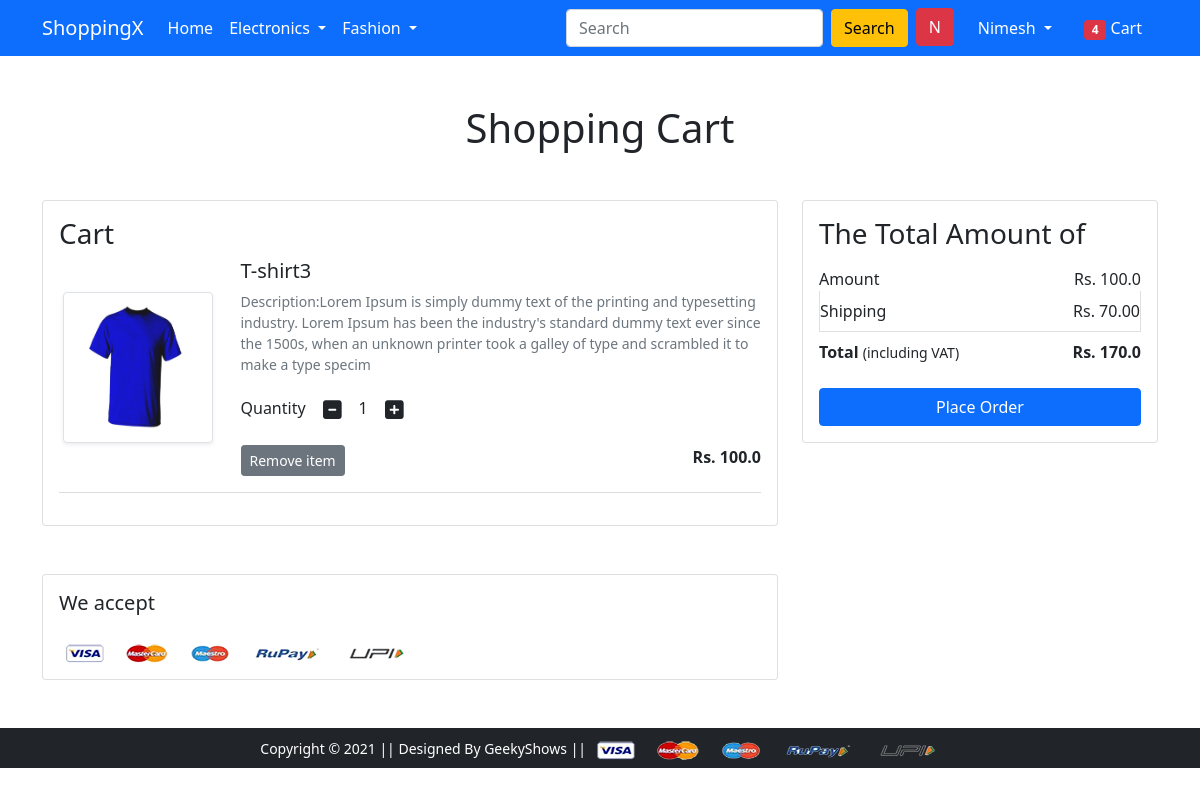
The app's page /cart/ (signed in) with its own data.
### app/models.py (models this page shows, shortened)
class Cart(models.Model):
	user = models.ForeignKey(User,on_delete=models.CASCADE)
	product = models.ForeignKey(Product, on_delete=models.CASCADE)
	quantity = models.PositiveIntegerField(default = 1)
	def __str__(self):
		return str(self.id)

class Product(models.Model):
	title = models.CharField(max_length = 100)
	selling_price = models.FloatField()
	discounted_price = models.FloatField()
	description = models.TextField()
	brand = models.CharField(max_length = 100)
	category = models.CharField(max_length = 2, choices = CATEGORY)
	product_image = models.ImageField(upload_to = 'prodimg')

### app/views.py (the view)
# urls.py: path('cart/', views.show_cart, name='show-cart'),
@login_required(login_url='/login/')
def show_cart(request):
    if request.user.is_authenticated:
        user = request.user
        cart = Cart.objects.filter(user=user)
        amount = 0.0
        shipping_amount = 70.0
        total_amount = 0.0
        cart_product =[p for p in Cart.objects.all() if p.user == user]
        print(cart_product)
        if cart_product:
            for p in cart_product:
                tempamount = (p.quantity *p.product.discounted_price)
                amount += tempamount
                total_amount = amount+shipping_amount
            return render(request,'app/addtocart.html',{'cart':cart,'amount':amount,'total_amount':total_amount})
        else:
            return render(request,'app/emptycart.html')

### app/templates/app/addtocart.html (shortened to what this page needs)
{% extends 'app/base.html' %}
{% load static %}
{% block main-content %}
<div class="container my-5">
 <div class="row">
  <h1 class="text-center mb-5">Shopping Cart</h1>
  <div class="col-sm-8">
  <div class="card">
   <div class="card-body">
    <h3>Cart</h3>
    {% for cart in cart %}
    <div class="row">
     <div class="col-sm-3 text-center align-self-center"><img src="{{ cart.product.product_image.url }}" alt="" srcset="" class="img-fluid img-thumbnail shadow-sm" height="150" width="150"> </div>
     <div class="col-sm-9">
      <div>
       <h5> {{cart.product.title}}</h5>
       <p class="mb-2 text-muted small">Description:{{cart.product.description}} </p>
       <div class="my-3">
        <label for="quantity">Quantity</label>
        <a class="minus-cart btn" pid = "{{cart.product.id}}"><i class="fas fa-minus-square fa-lg"></i></a>
          <span id="quantity">{{cart.quantity}}</span>
        <a class="plus-cart btn" pid = "{{cart.product.id}}"><i class="fas fa-plus-square fa-lg"></i></a>
       </div>
       <div class="d-flex justify-content-between">
        <a href="#" class=" remove-cart btn btn-sm btn-secondary mr-3" pid = "{{cart.product.id}}">Remove item </a>
        <p class="mb-0"><span><strong>Rs. {{cart.product.discounted_price}}</strong></span></p>
       </div>
      </div>
     </div>
    </div>
    <hr class="text-muted">
    {% endfor %}
   </div>
   </div>
  </div>
  <div class="col-sm-4">
   <div class="card">
    <div class="card-body">
      <h3>The Total Amount of</h3>
      <ul class="list-group">
       <li class="list-group-item d-flex justify-content-between align-items-center border-0 px-0 pb-0">Amount<span>Rs. <span id="amount">{{amount}}</span></span></li>
       <li class="list-group-item d-flex justify-content-between align-items-center px-0">Shipping<span>Rs. 70.00</span></li>
       <li class="list-group-item d-flex justify-content-between align-items-center border-0 px-0 mb-3">
        <div>
           <strong>Total</strong> <small>(including VAT)</small>
         </div>
         <span><strong>Rs. <strong id = "totalamount">{{total_amount}}</strong></strong></span>
       </li>
      </ul>
      <div class="d-grid"><a href="{% url 'checkout' %}" class="btn btn-primary">Place Order</a></div>
    </div>
   </div>
  </div>
 </div>
</div>
<div class="container">
 <div class="row">
  <div class="col-sm-8">
   <div class="card">
    <div class="card-body">
      <h5 class="mb-4">We accept</h5>
      <img src="{% static 'app/images/payment.png' %}" alt="" class="img-fluid">
    </div>
  </div>
  </div>
 </div>
</div>
{% endblock main-content %}

### app/templates/app/base.html (shortened to what this page needs)
<!doctype html>
{% load static %}
<html lang="en">
  <head>
    <link href="https://cdn.jsdelivr.net/npm/bootstrap@5.0.0-beta1/dist/css/bootstrap.min.css" rel="stylesheet">
    <link rel="stylesheet" href="{% static 'app/css/owl.carousel.min.css' %}">
    <link rel="stylesheet" href="{% static 'app/css/all.min.css' %}">
    <link rel="stylesheet" href="{% static 'app/css/style.css' %}">
  </head>
  <body>
    <nav class="navbar navbar-expand-lg navbar-dark bg-primary">
     <div class="container">
       <a class="navbar-brand" href="/">ShoppingX</a>
       <div class="collapse navbar-collapse" id="navbarSupportedContent">
         <ul class="navbar-nav me-auto mb-2 mb-lg-0">
           <li class="nav-item">
             <a class="nav-link active" aria-current="page" href="/">Home</a>
           </li>
           <li class="nav-item dropdown">
             <a class="nav-link dropdown-toggle text-white" href="#" id="electronicsDropdown" role="button" data-bs-toggle="dropdown" aria-expanded="false">
               Electronics
             </a>
           </li>
           <li class="nav-item dropdown">
             <a class="nav-link dropdown-toggle text-white" href="#" id="fashionDropdown" role="button" data-bs-toggle="dropdown" aria-expanded="false">
               Fashion
             </a>
           </li>
         </ul>
         <form class="d-flex">
           <input class="form-control me-2" type="search" placeholder="Search" aria-label="Search">
           <button class="btn btn-warning" type="submit">Search</button>
         </form>
         <div>
          <ul class="navbar-nav me-auto mb-2 mb-lg-0">
            {% if request.user.is_authenticated %}
            <li class="nav-item mx-2">
           <button class="btn btn-danger" type="submit">{{ request.user|make_list|first|capfirst }}</button>
            </li>
           <li class="nav-item dropdown mx-2">
              <a class="nav-link dropdown-toggle text-white" href="#" id="profileDropdown" role="button" data-bs-toggle="dropdown" aria-expanded="false">
                                {{request.user.username|capfirst}}
              </a>
            </li>
            <li class="nav-item mx-2">
             <a href="{% url 'show-cart' %}" class="nav-link text-white"><span class="badge bg-danger">4</span> Cart </a>
            </li>
            {% endif %}
          </ul>
         </div>
       </div>
     </div>
    </nav>
    {% block main-content %} {% endblock main-content %}
    <footer class="container-fluid bg-dark text-center p-2 mt-5">
        <small class="text-white">Copyright &copy; 2021 || Designed By GeekyShows || </small>
        <img src="{% static 'app/images/payment.png' %}" alt="" srcset="" class="img-fluid" height="2px">
    </footer>
  </body>
</html>

### records on screen
Cart: product.product_image (picture), product "T-shirt3", product.description "Lorem Ipsum is simply dummy text of the printing and typesetting industry. Lorem Ipsum has been the industry's standard dummy text ever since the 1500s, when an unknown printer took a galley of type and scrambled it to make a type specim", quantity "1", product.discounted_price "100.0"

### other values on screen
{{ request.user|make_list|first|capfirst }} "N"
{{ request.user.username|capfirst }} "Nimesh"
{{ amount }} "100.0"
{{ total_amount }} "170.0"
